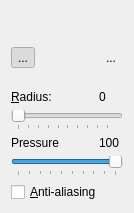
<?xml version="1.0" encoding="UTF-8"?>
<ui version="4.0">
 <class>PaintBrushSettingsWidget</class>
 <widget class="QWidget" name="PaintBrushSettingsWidget">
  <property name="geometry">
   <rect>
    <x>0</x>
    <y>0</y>
    <width>134</width>
    <height>213</height>
   </rect>
  </property>
  <property name="windowTitle">
   <string>Form</string>
  </property>
  <layout class="QGridLayout" name="gridLayout">
   <item row="5" column="2">
    <widget class="QLabel" name="labelPressureValue">
     <property name="text">
      <string>100</string>
     </property>
    </widget>
   </item>
   <item row="7" column="0" colspan="3">
    <widget class="QCheckBox" name="cbAntialias">
     <property name="text">
      <string>&amp;Anti-aliasing</string>
     </property>
    </widget>
   </item>
   <item row="5" column="0" colspan="2">
    <widget class="QLabel" name="label">
     <property name="text">
      <string>Pressure</string>
     </property>
    </widget>
   </item>
   <item row="6" column="0" colspan="3">
    <widget class="QSlider" name="pressureSlider">
     <property name="minimum">
      <number>10</number>
     </property>
     <property name="maximum">
      <number>100</number>
     </property>
     <property name="singleStep">
      <number>10</number>
     </property>
     <property name="value">
      <number>100</number>
     </property>
     <property name="orientation">
      <enum>Qt::Horizontal</enum>
     </property>
     <property name="tickPosition">
      <enum>QSlider::TicksBelow</enum>
     </property>
     <property name="tickInterval">
      <number>10</number>
     </property>
    </widget>
   </item>
   <item row="0" column="0" colspan="3">
    <layout class="QVBoxLayout" name="verticalLayout_2">
     <property name="topMargin">
      <number>20</number>
     </property>
    </layout>
   </item>
   <item row="3" column="2">
    <widget class="QLabel" name="labelRadiusValue">
     <property name="text">
      <string>0</string>
     </property>
    </widget>
   </item>
   <item row="4" column="0" colspan="3">
    <widget class="QSlider" name="sliderRadius">
     <property name="minimum">
      <number>1</number>
     </property>
     <property name="orientation">
      <enum>Qt::Horizontal</enum>
     </property>
     <property name="tickPosition">
      <enum>QSlider::TicksBelow</enum>
     </property>
    </widget>
   </item>
   <item row="3" column="0" colspan="2">
    <widget class="QLabel" name="labelRadius">
     <property name="text">
      <string>&amp;Radius:</string>
     </property>
     <property name="buddy">
      <cstring>sliderRadius</cstring>
     </property>
    </widget>
   </item>
   <item row="1" column="1">
    <spacer name="verticalSpacer">
     <property name="orientation">
      <enum>Qt::Vertical</enum>
     </property>
     <property name="sizeHint" stdset="0">
      <size>
       <width>20</width>
       <height>40</height>
      </size>
     </property>
    </spacer>
   </item>
   <item row="1" column="0" rowspan="2">
    <widget class="QToolButton" name="buttonRoundCap">
     <property name="autoFillBackground">
      <bool>false</bool>
     </property>
     <property name="text">
      <string>...</string>
     </property>
     <property name="icon">
      <iconset resource="../../Icons.qrc">
       <normaloff>:/brushes/assets/brushes/circle.png</normaloff>:/brushes/assets/brushes/circle.png</iconset>
     </property>
     <property name="iconSize">
      <size>
       <width>32</width>
       <height>32</height>
      </size>
     </property>
     <property name="checkable">
      <bool>true</bool>
     </property>
     <property name="checked">
      <bool>true</bool>
     </property>
     <property name="popupMode">
      <enum>QToolButton::DelayedPopup</enum>
     </property>
     <property name="toolButtonStyle">
      <enum>Qt::ToolButtonIconOnly</enum>
     </property>
     <property name="autoRaise">
      <bool>true</bool>
     </property>
    </widget>
   </item>
   <item row="1" column="2" rowspan="2">
    <widget class="QToolButton" name="buttonSquareCap">
     <property name="text">
      <string>...</string>
     </property>
     <property name="icon">
      <iconset resource="../../Icons.qrc">
       <normaloff>:/brushes/assets/brushes/square.png</normaloff>:/brushes/assets/brushes/square.png</iconset>
     </property>
     <property name="iconSize">
      <size>
       <width>32</width>
       <height>32</height>
      </size>
     </property>
     <property name="checkable">
      <bool>true</bool>
     </property>
     <property name="checked">
      <bool>false</bool>
     </property>
     <property name="toolButtonStyle">
      <enum>Qt::ToolButtonIconOnly</enum>
     </property>
     <property name="autoRaise">
      <bool>true</bool>
     </property>
    </widget>
   </item>
  </layout>
 </widget>
 <resources>
  <include location="../../Icons.qrc"/>
 </resources>
 <connections/>
</ui>
